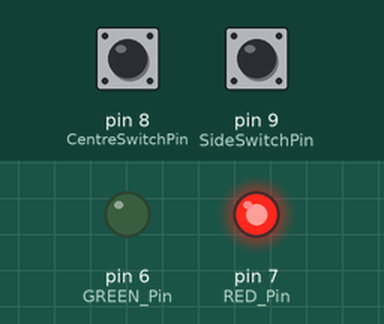
Recording of a program running on a simulated Arduino Pro Mini, built with avr-gcc and run on an emulated ATmega328P. On the bench: output pins drawn as LEDs (lit = HIGH). The inputs (shaded band) are chosen by the test bench; at power-on: pin 8 (CentreSwitchPin) HIGH, pin 9 (SideSwitchPin) HIGH.

Above: at 1.2 s.
1.3 s: pin 8 (CentreSwitchPin) pulled LOW for 0.15 s
At 1.37 s:
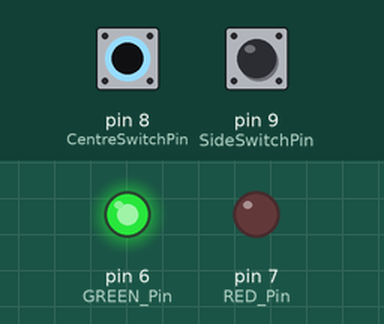
2.9 s: pin 8 (CentreSwitchPin) pulled LOW for 3.2 s
At 7.4 s:
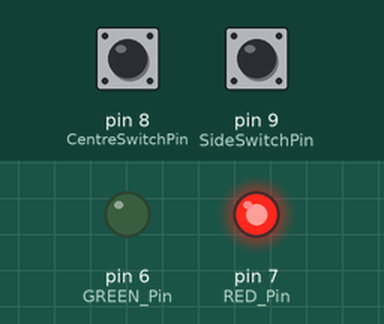
Timing chart, 0 to 8.9 s (numbered marks = the images above; inputs shaded):
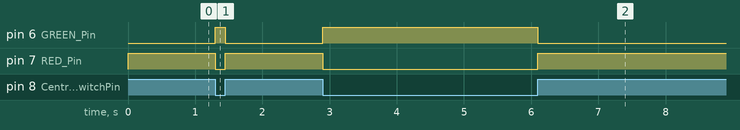

The program:

main.cpp
```cpp
#include <Arduino.h>

int SideSwitchPin=9;
int CentreSwitchPin=8;


int RED_Pin=7;
int GREEN_Pin=6;

int CentreSwitchVal;
int SideSwitchVal;

void setup() {

  // Serial.begin(9600);

  pinMode (SideSwitchPin,INPUT_PULLUP);
  pinMode (CentreSwitchPin,INPUT_PULLUP);

  pinMode(RED_Pin, OUTPUT);
  pinMode(GREEN_Pin, OUTPUT);

}

void loop() {

  SideSwitchVal =digitalRead(SideSwitchPin);
  CentreSwitchVal =digitalRead(CentreSwitchPin);

  if (SideSwitchVal==1 && CentreSwitchVal==0)
  {
    digitalWrite(RED_Pin, LOW);
    digitalWrite(GREEN_Pin, HIGH);

  }else{
    digitalWrite(RED_Pin, HIGH);
    digitalWrite(GREEN_Pin, LOW);

  }

}
```

Measured:
- after the input at 1.3 s, pin 6 (GREEN_Pin): LOW → HIGH at once, → LOW 0.15 s later; pin 7 (RED_Pin): HIGH → LOW at once, → HIGH 0.15 s later
- after the input at 2.9 s, pin 6 (GREEN_Pin): LOW → HIGH at once, → LOW 3.2 s later; pin 7 (RED_Pin): HIGH → LOW at once, → HIGH 3.2 s later
